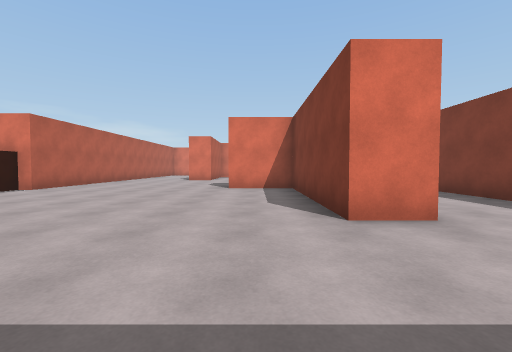
View 1 (above)

21 first-person views from a walk through a Unity game level. The camera is 1.2 m above the floor, tilts 2° down and sees 90° across. The floor is counted in squares, 2 m on a side. Each view is taken from the middle of a square. On the plan, view 1 faces up. The plan holds only what a view shows up to about 9 squares ahead; the rest is blank. The place goes on beyond the plan. The player is left out.

View 2
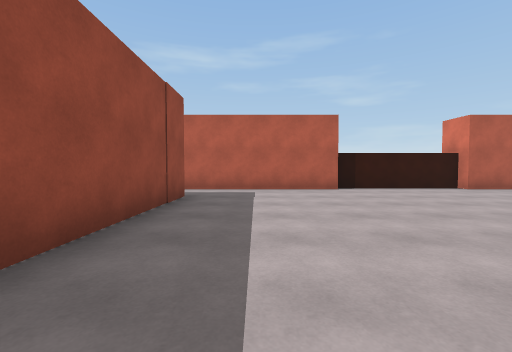

View 3
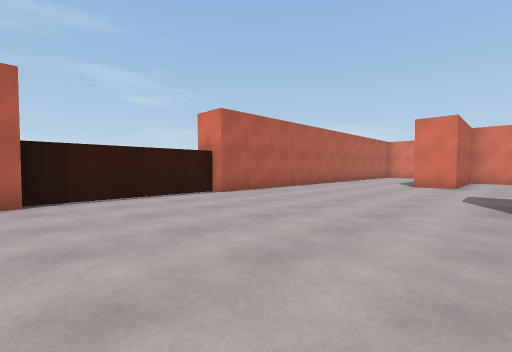

View 4
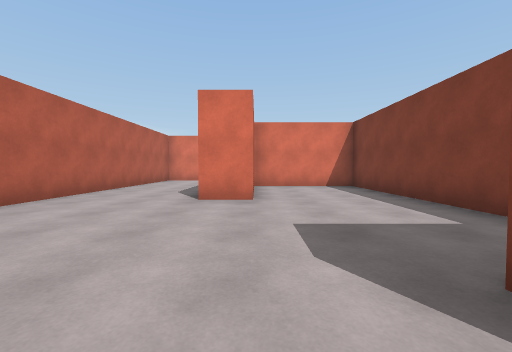

View 5
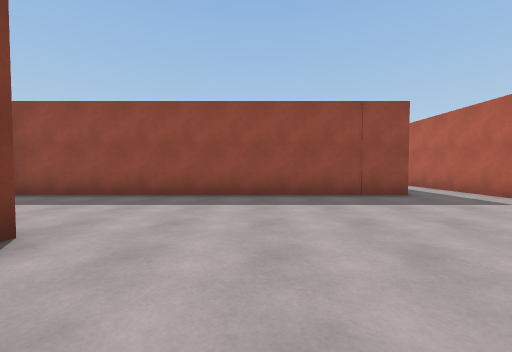

View 6
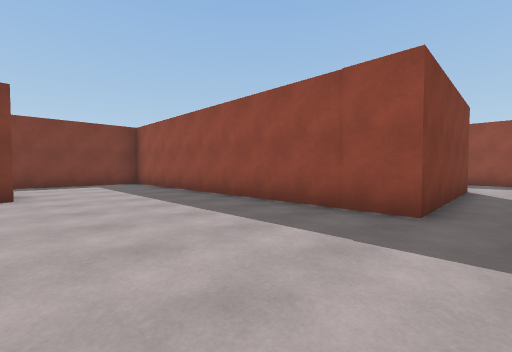

View 7
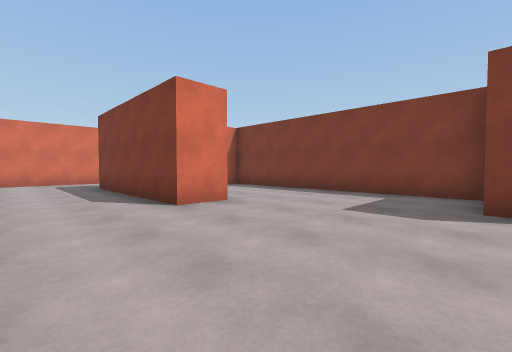

View 8
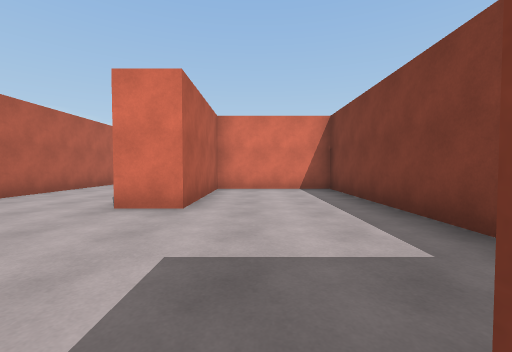

View 9
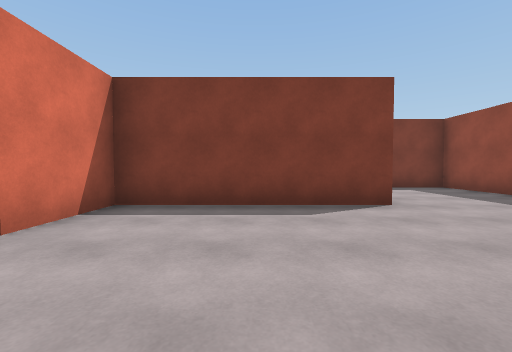

View 10
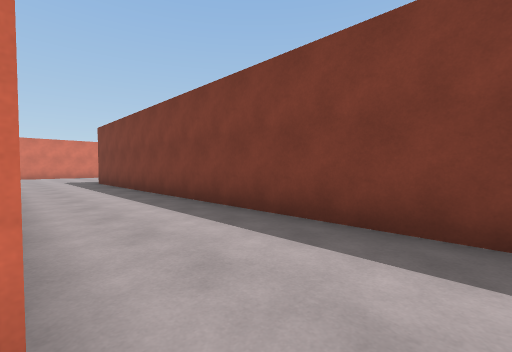

View 11
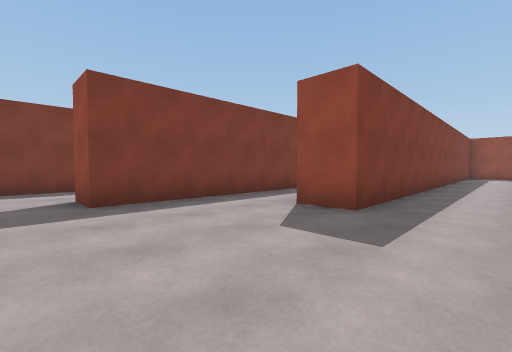

View 12
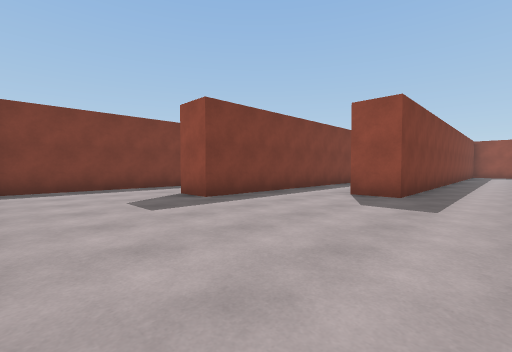

View 13
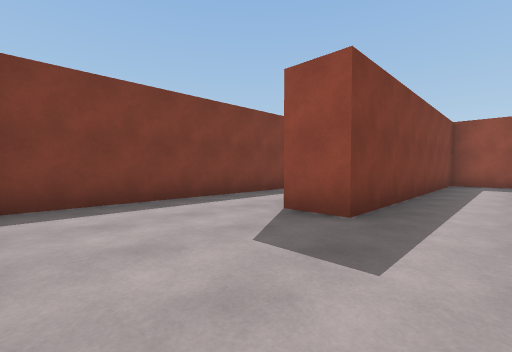

View 14
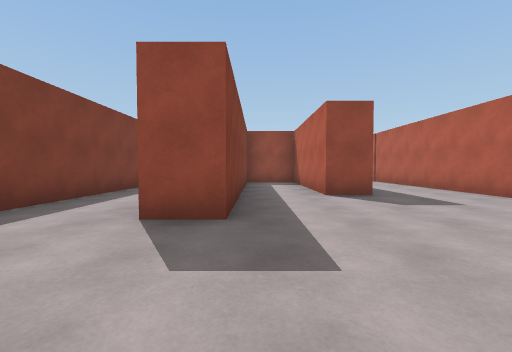

View 15
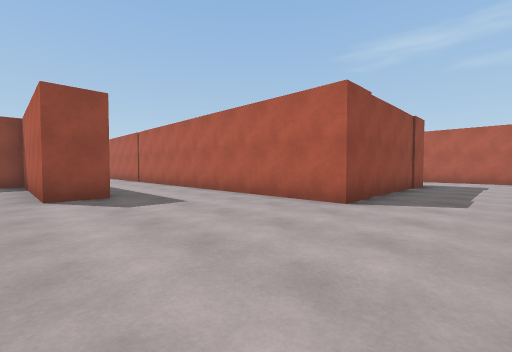

View 16
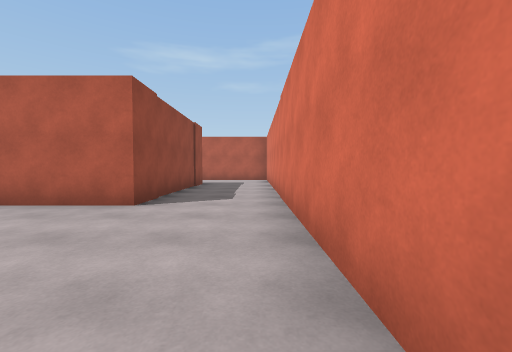

View 17
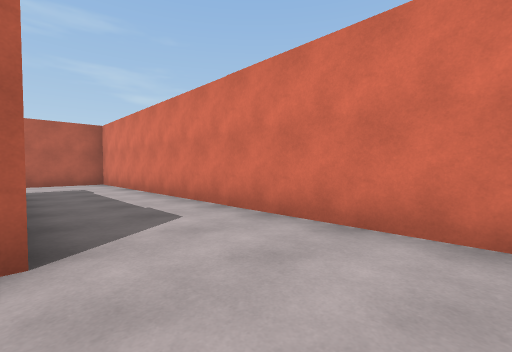

View 18
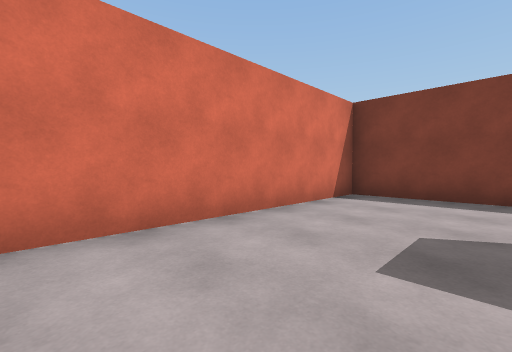

View 19
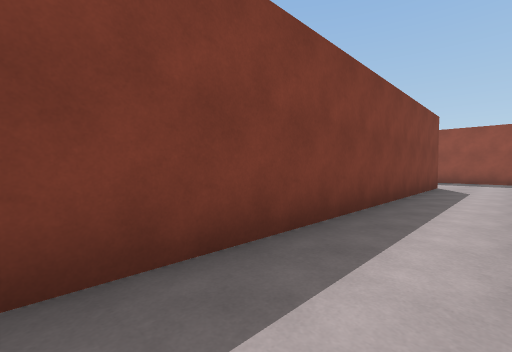

View 20
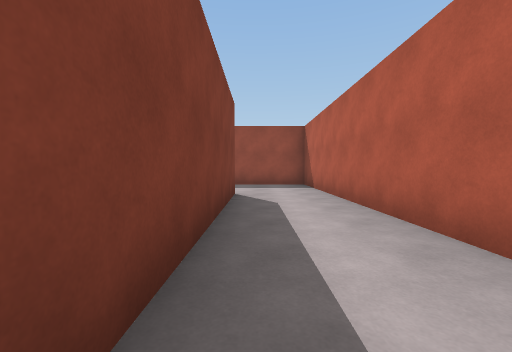

View 21
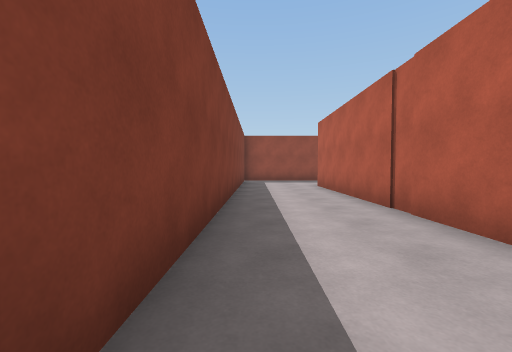

### Floor plan
Ten units are one square. View 1 is at (0, 0); x grows to the right and y downward. Boxes are objects, and circles mark ways between rooms. Rooms are numbered by the first view taken in them; rooms with no view inside come last. Other rooms are left out.
<svg viewBox="-67 -190 177 244">
<path fill="none" stroke="#000" d="M-59 -32 -59 32M10 -82 10 -150 -20 -150 -20 -117 -31 -117M20 -28 10 -28 10 -72 -9 -72M-62 -68 -62 -31M-59 -106 -59 -66M-43 49 -43 5 45 5 45 -15M83 -94 83 -44M-31 -117 -31 -161 20 -161 20 -28M105 -52 105 -185 -59 -185 -59 -106M45 -15 45 -125 55 -125 55 -80 73 -80 73 -151 84 -151"/>
<circle cx="-45" cy="-115" r="3" fill="#2a7"/>
<circle cx="35" cy="-25" r="3" fill="#2a7"/>
<text x="-20" y="-50">1</text>
<text x="40" y="-130">2</text>
</svg>
Room 1 opens to room 2.

Where each view was taken, in squares from view 1:
view 1: 0 up, 0 right, facing up
view 2: 1 up, 1 right, facing left
view 3: 3 up, 1 left, facing up-left
view 4: 7 up, 2 left, facing up
view 5: 5 up, 1 left, facing down
view 6: 3 up, 5 left, facing down-right
view 7: 8 up, 5 left, facing up-right
view 8: 8 up, 1 left, facing up
view 9: 5 up, 3 left, facing right
view 10: 2 up, 2 right, facing up-right
view 11: 16 up, 3 right, facing down-right
view 12: 18 up, 3 right, facing down-right
view 13: 18 up, 6 right, facing down-right
view 14: 18 up, 7 right, facing down
view 15: 18 up, 6 right, facing down-left
view 16: 18 up, 6 right, facing left
view 17: 16 up, 4 right, facing up-left
view 18: 16 up, 5 right, facing up-right
view 19: 14 up, 9 right, facing down-right
view 20: 11 up, 10 right, facing down
view 21: 11 up, 4 right, facing down
